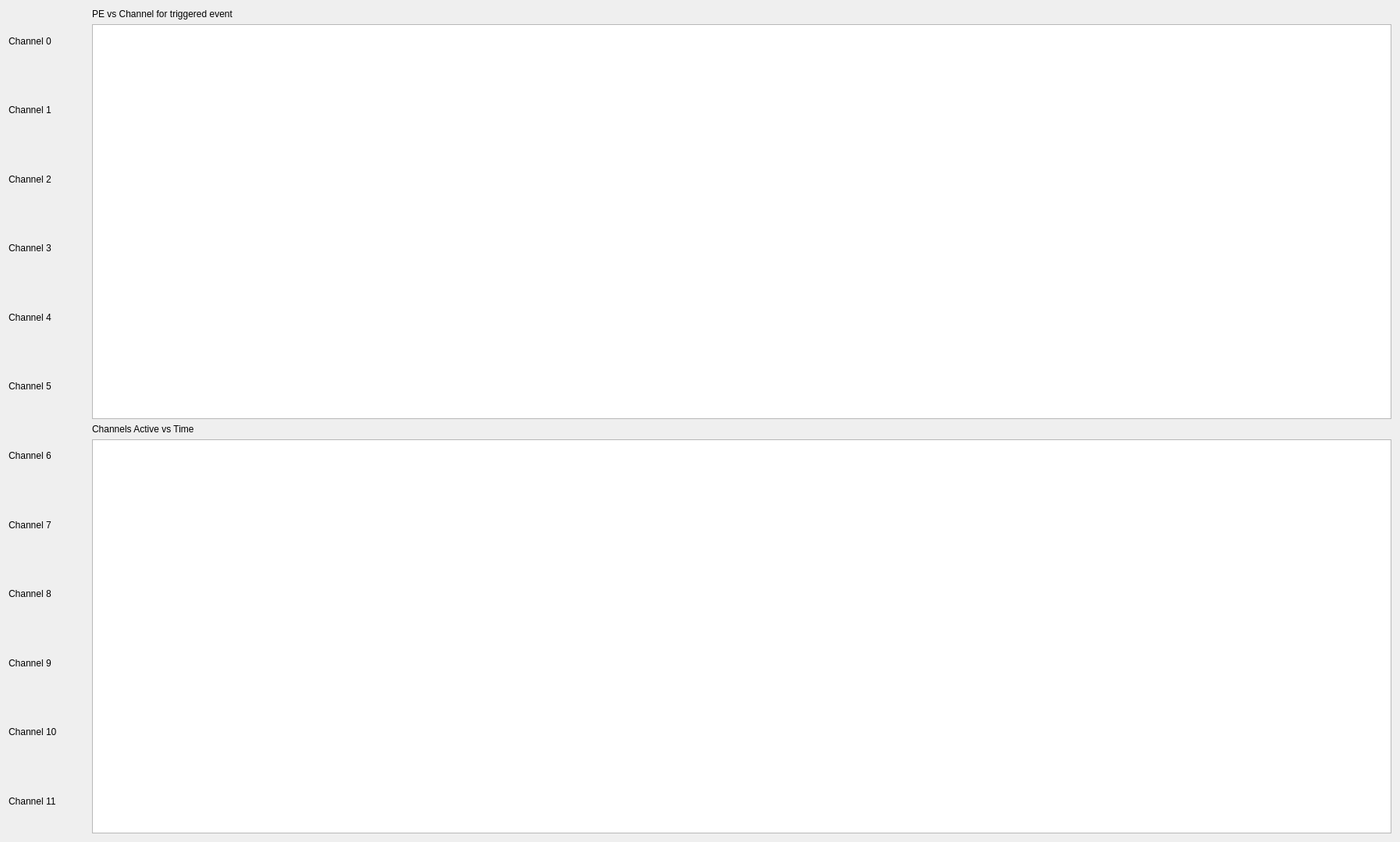
<?xml version="1.0" encoding="UTF-8"?>
<ui version="4.0">
 <class>Form</class>
 <widget class="QWidget" name="Form">
  <property name="geometry">
   <rect>
    <x>0</x>
    <y>0</y>
    <width>1795</width>
    <height>1079</height>
   </rect>
  </property>
  <property name="windowTitle">
   <string>Form</string>
  </property>
  <layout class="QHBoxLayout" name="horizontalLayout_2">
   <item>
    <layout class="QGridLayout" name="gridLayout">
     <item row="0" column="1">
      <widget class="PyDMByteIndicator" name="PyDMByteIndicator">
       <property name="minimumSize">
        <size>
         <width>20</width>
         <height>20</height>
        </size>
       </property>
       <property name="toolTip">
        <string/>
       </property>
       <property name="alarmSensitiveContent" stdset="0">
        <bool>false</bool>
       </property>
       <property name="alarmSensitiveBorder" stdset="0">
        <bool>true</bool>
       </property>
       <property name="PyDMToolTip" stdset="0">
        <string/>
       </property>
       <property name="channel" stdset="0">
        <string>rogue://0/root.TsDaqDataReceiver.Chnl[0]</string>
       </property>
       <property name="showLabels" stdset="0">
        <bool>false</bool>
       </property>
       <property name="bigEndian" stdset="0">
        <bool>false</bool>
       </property>
       <property name="circles" stdset="0">
        <bool>true</bool>
       </property>
       <property name="numBits" stdset="0">
        <number>1</number>
       </property>
       <property name="shift" stdset="0">
        <number>0</number>
       </property>
       <property name="labels" stdset="0">
        <stringlist>
         <string>Bit 0</string>
        </stringlist>
       </property>
      </widget>
     </item>
     <item row="3" column="0">
      <widget class="QLabel" name="label_3">
       <property name="text">
        <string>Channel 3</string>
       </property>
      </widget>
     </item>
     <item row="1" column="0">
      <widget class="QLabel" name="channel2Label">
       <property name="text">
        <string>Channel 1</string>
       </property>
      </widget>
     </item>
     <item row="9" column="0">
      <widget class="QLabel" name="label_9">
       <property name="text">
        <string>Channel 9</string>
       </property>
      </widget>
     </item>
     <item row="7" column="0">
      <widget class="QLabel" name="label_7">
       <property name="text">
        <string>Channel 7</string>
       </property>
      </widget>
     </item>
     <item row="2" column="1">
      <widget class="PyDMByteIndicator" name="PyDMByteIndicator_3">
       <property name="minimumSize">
        <size>
         <width>20</width>
         <height>20</height>
        </size>
       </property>
       <property name="toolTip">
        <string/>
       </property>
       <property name="alarmSensitiveContent" stdset="0">
        <bool>false</bool>
       </property>
       <property name="alarmSensitiveBorder" stdset="0">
        <bool>true</bool>
       </property>
       <property name="PyDMToolTip" stdset="0">
        <string/>
       </property>
       <property name="channel" stdset="0">
        <string>rogue://0/root.TsDaqDataReceiver.Chnl[2]</string>
       </property>
       <property name="showLabels" stdset="0">
        <bool>false</bool>
       </property>
       <property name="bigEndian" stdset="0">
        <bool>false</bool>
       </property>
       <property name="circles" stdset="0">
        <bool>true</bool>
       </property>
       <property name="numBits" stdset="0">
        <number>1</number>
       </property>
       <property name="shift" stdset="0">
        <number>0</number>
       </property>
       <property name="labels" stdset="0">
        <stringlist>
         <string>Bit 0</string>
        </stringlist>
       </property>
      </widget>
     </item>
     <item row="7" column="1">
      <widget class="PyDMByteIndicator" name="PyDMByteIndicator_8">
       <property name="minimumSize">
        <size>
         <width>20</width>
         <height>20</height>
        </size>
       </property>
       <property name="toolTip">
        <string/>
       </property>
       <property name="alarmSensitiveContent" stdset="0">
        <bool>false</bool>
       </property>
       <property name="alarmSensitiveBorder" stdset="0">
        <bool>true</bool>
       </property>
       <property name="PyDMToolTip" stdset="0">
        <string/>
       </property>
       <property name="channel" stdset="0">
        <string>rogue://0/root.TsDaqDataReceiver.Chnl[7]</string>
       </property>
       <property name="showLabels" stdset="0">
        <bool>false</bool>
       </property>
       <property name="bigEndian" stdset="0">
        <bool>false</bool>
       </property>
       <property name="circles" stdset="0">
        <bool>true</bool>
       </property>
       <property name="numBits" stdset="0">
        <number>1</number>
       </property>
       <property name="shift" stdset="0">
        <number>0</number>
       </property>
       <property name="labels" stdset="0">
        <stringlist>
         <string>Bit 0</string>
        </stringlist>
       </property>
      </widget>
     </item>
     <item row="8" column="0">
      <widget class="QLabel" name="label_8">
       <property name="text">
        <string>Channel 8</string>
       </property>
      </widget>
     </item>
     <item row="2" column="0">
      <widget class="QLabel" name="channel3Label">
       <property name="text">
        <string>Channel 2</string>
       </property>
      </widget>
     </item>
     <item row="4" column="0">
      <widget class="QLabel" name="label_4">
       <property name="text">
        <string>Channel 4</string>
       </property>
      </widget>
     </item>
     <item row="9" column="1">
      <widget class="PyDMByteIndicator" name="PyDMByteIndicator_10">
       <property name="minimumSize">
        <size>
         <width>20</width>
         <height>20</height>
        </size>
       </property>
       <property name="toolTip">
        <string/>
       </property>
       <property name="alarmSensitiveContent" stdset="0">
        <bool>false</bool>
       </property>
       <property name="alarmSensitiveBorder" stdset="0">
        <bool>true</bool>
       </property>
       <property name="PyDMToolTip" stdset="0">
        <string/>
       </property>
       <property name="channel" stdset="0">
        <string>rogue://0/root.TsDaqDataReceiver.Chnl[9]</string>
       </property>
       <property name="showLabels" stdset="0">
        <bool>false</bool>
       </property>
       <property name="bigEndian" stdset="0">
        <bool>false</bool>
       </property>
       <property name="circles" stdset="0">
        <bool>true</bool>
       </property>
       <property name="numBits" stdset="0">
        <number>1</number>
       </property>
       <property name="shift" stdset="0">
        <number>0</number>
       </property>
       <property name="labels" stdset="0">
        <stringlist>
         <string>Bit 0</string>
        </stringlist>
       </property>
      </widget>
     </item>
     <item row="5" column="0">
      <widget class="QLabel" name="label_5">
       <property name="text">
        <string>Channel 5</string>
       </property>
      </widget>
     </item>
     <item row="6" column="0">
      <widget class="QLabel" name="label_6">
       <property name="text">
        <string>Channel 6</string>
       </property>
      </widget>
     </item>
     <item row="11" column="0">
      <widget class="QLabel" name="label_11">
       <property name="text">
        <string>Channel 11</string>
       </property>
      </widget>
     </item>
     <item row="11" column="1">
      <widget class="PyDMByteIndicator" name="PyDMByteIndicator_12">
       <property name="minimumSize">
        <size>
         <width>20</width>
         <height>20</height>
        </size>
       </property>
       <property name="toolTip">
        <string/>
       </property>
       <property name="alarmSensitiveContent" stdset="0">
        <bool>false</bool>
       </property>
       <property name="alarmSensitiveBorder" stdset="0">
        <bool>true</bool>
       </property>
       <property name="PyDMToolTip" stdset="0">
        <string/>
       </property>
       <property name="channel" stdset="0">
        <string>rogue://0/root.TsDaqDataReceiver.Chnl[11]</string>
       </property>
       <property name="showLabels" stdset="0">
        <bool>false</bool>
       </property>
       <property name="bigEndian" stdset="0">
        <bool>false</bool>
       </property>
       <property name="circles" stdset="0">
        <bool>true</bool>
       </property>
       <property name="numBits" stdset="0">
        <number>1</number>
       </property>
       <property name="shift" stdset="0">
        <number>0</number>
       </property>
       <property name="labels" stdset="0">
        <stringlist>
         <string>Bit 0</string>
        </stringlist>
       </property>
      </widget>
     </item>
     <item row="4" column="1">
      <widget class="PyDMByteIndicator" name="PyDMByteIndicator_5">
       <property name="minimumSize">
        <size>
         <width>20</width>
         <height>20</height>
        </size>
       </property>
       <property name="toolTip">
        <string/>
       </property>
       <property name="alarmSensitiveContent" stdset="0">
        <bool>false</bool>
       </property>
       <property name="alarmSensitiveBorder" stdset="0">
        <bool>true</bool>
       </property>
       <property name="PyDMToolTip" stdset="0">
        <string/>
       </property>
       <property name="channel" stdset="0">
        <string>rogue://0/root.TsDaqDataReceiver.Chnl[4]</string>
       </property>
       <property name="showLabels" stdset="0">
        <bool>false</bool>
       </property>
       <property name="bigEndian" stdset="0">
        <bool>false</bool>
       </property>
       <property name="circles" stdset="0">
        <bool>true</bool>
       </property>
       <property name="numBits" stdset="0">
        <number>1</number>
       </property>
       <property name="shift" stdset="0">
        <number>0</number>
       </property>
       <property name="labels" stdset="0">
        <stringlist>
         <string>Bit 0</string>
        </stringlist>
       </property>
      </widget>
     </item>
     <item row="10" column="0">
      <widget class="QLabel" name="label_10">
       <property name="text">
        <string>Channel 10</string>
       </property>
      </widget>
     </item>
     <item row="0" column="0">
      <widget class="QLabel" name="helloLabel">
       <property name="text">
        <string>Channel 0</string>
       </property>
      </widget>
     </item>
     <item row="3" column="1">
      <widget class="PyDMByteIndicator" name="PyDMByteIndicator_4">
       <property name="minimumSize">
        <size>
         <width>20</width>
         <height>20</height>
        </size>
       </property>
       <property name="toolTip">
        <string/>
       </property>
       <property name="alarmSensitiveContent" stdset="0">
        <bool>false</bool>
       </property>
       <property name="alarmSensitiveBorder" stdset="0">
        <bool>true</bool>
       </property>
       <property name="PyDMToolTip" stdset="0">
        <string/>
       </property>
       <property name="channel" stdset="0">
        <string>rogue://0/root.TsDaqDataReceiver.Chnl[3]</string>
       </property>
       <property name="showLabels" stdset="0">
        <bool>false</bool>
       </property>
       <property name="bigEndian" stdset="0">
        <bool>false</bool>
       </property>
       <property name="circles" stdset="0">
        <bool>true</bool>
       </property>
       <property name="numBits" stdset="0">
        <number>1</number>
       </property>
       <property name="shift" stdset="0">
        <number>0</number>
       </property>
       <property name="labels" stdset="0">
        <stringlist>
         <string>Bit 0</string>
        </stringlist>
       </property>
      </widget>
     </item>
     <item row="5" column="1">
      <widget class="PyDMByteIndicator" name="PyDMByteIndicator_6">
       <property name="minimumSize">
        <size>
         <width>20</width>
         <height>20</height>
        </size>
       </property>
       <property name="toolTip">
        <string/>
       </property>
       <property name="alarmSensitiveContent" stdset="0">
        <bool>false</bool>
       </property>
       <property name="alarmSensitiveBorder" stdset="0">
        <bool>true</bool>
       </property>
       <property name="PyDMToolTip" stdset="0">
        <string/>
       </property>
       <property name="channel" stdset="0">
        <string>rogue://0/root.TsDaqDataReceiver.Chnl[5]</string>
       </property>
       <property name="showLabels" stdset="0">
        <bool>false</bool>
       </property>
       <property name="bigEndian" stdset="0">
        <bool>false</bool>
       </property>
       <property name="circles" stdset="0">
        <bool>true</bool>
       </property>
       <property name="numBits" stdset="0">
        <number>1</number>
       </property>
       <property name="shift" stdset="0">
        <number>0</number>
       </property>
       <property name="labels" stdset="0">
        <stringlist>
         <string>Bit 0</string>
        </stringlist>
       </property>
      </widget>
     </item>
     <item row="8" column="1">
      <widget class="PyDMByteIndicator" name="PyDMByteIndicator_9">
       <property name="minimumSize">
        <size>
         <width>20</width>
         <height>20</height>
        </size>
       </property>
       <property name="toolTip">
        <string/>
       </property>
       <property name="alarmSensitiveContent" stdset="0">
        <bool>false</bool>
       </property>
       <property name="alarmSensitiveBorder" stdset="0">
        <bool>true</bool>
       </property>
       <property name="PyDMToolTip" stdset="0">
        <string/>
       </property>
       <property name="channel" stdset="0">
        <string>rogue://0/root.TsDaqDataReceiver.Chnl[8]</string>
       </property>
       <property name="showLabels" stdset="0">
        <bool>false</bool>
       </property>
       <property name="bigEndian" stdset="0">
        <bool>false</bool>
       </property>
       <property name="circles" stdset="0">
        <bool>true</bool>
       </property>
       <property name="numBits" stdset="0">
        <number>1</number>
       </property>
       <property name="shift" stdset="0">
        <number>0</number>
       </property>
       <property name="labels" stdset="0">
        <stringlist>
         <string>Bit 0</string>
        </stringlist>
       </property>
      </widget>
     </item>
     <item row="10" column="1">
      <widget class="PyDMByteIndicator" name="PyDMByteIndicator_11">
       <property name="minimumSize">
        <size>
         <width>20</width>
         <height>20</height>
        </size>
       </property>
       <property name="toolTip">
        <string/>
       </property>
       <property name="alarmSensitiveContent" stdset="0">
        <bool>false</bool>
       </property>
       <property name="alarmSensitiveBorder" stdset="0">
        <bool>true</bool>
       </property>
       <property name="PyDMToolTip" stdset="0">
        <string/>
       </property>
       <property name="channel" stdset="0">
        <string>rogue://0/root.TsDaqDataReceiver.Chnl[10]</string>
       </property>
       <property name="showLabels" stdset="0">
        <bool>false</bool>
       </property>
       <property name="bigEndian" stdset="0">
        <bool>false</bool>
       </property>
       <property name="circles" stdset="0">
        <bool>true</bool>
       </property>
       <property name="numBits" stdset="0">
        <number>1</number>
       </property>
       <property name="shift" stdset="0">
        <number>0</number>
       </property>
       <property name="labels" stdset="0">
        <stringlist>
         <string>Bit 0</string>
        </stringlist>
       </property>
      </widget>
     </item>
     <item row="6" column="1">
      <widget class="PyDMByteIndicator" name="PyDMByteIndicator_7">
       <property name="minimumSize">
        <size>
         <width>20</width>
         <height>20</height>
        </size>
       </property>
       <property name="toolTip">
        <string/>
       </property>
       <property name="alarmSensitiveContent" stdset="0">
        <bool>false</bool>
       </property>
       <property name="alarmSensitiveBorder" stdset="0">
        <bool>true</bool>
       </property>
       <property name="PyDMToolTip" stdset="0">
        <string/>
       </property>
       <property name="channel" stdset="0">
        <string>rogue://0/root.TsDaqDataReceiver.Chnl[6]</string>
       </property>
       <property name="showLabels" stdset="0">
        <bool>false</bool>
       </property>
       <property name="bigEndian" stdset="0">
        <bool>false</bool>
       </property>
       <property name="circles" stdset="0">
        <bool>true</bool>
       </property>
       <property name="numBits" stdset="0">
        <number>1</number>
       </property>
       <property name="shift" stdset="0">
        <number>0</number>
       </property>
       <property name="labels" stdset="0">
        <stringlist>
         <string>Bit 0</string>
        </stringlist>
       </property>
      </widget>
     </item>
     <item row="1" column="1">
      <widget class="PyDMByteIndicator" name="PyDMByteIndicator_2">
       <property name="minimumSize">
        <size>
         <width>20</width>
         <height>20</height>
        </size>
       </property>
       <property name="toolTip">
        <string/>
       </property>
       <property name="alarmSensitiveContent" stdset="0">
        <bool>false</bool>
       </property>
       <property name="alarmSensitiveBorder" stdset="0">
        <bool>true</bool>
       </property>
       <property name="PyDMToolTip" stdset="0">
        <string/>
       </property>
       <property name="channel" stdset="0">
        <string>rogue://0/root.TsDaqDataReceiver.Chnl[1]</string>
       </property>
       <property name="showLabels" stdset="0">
        <bool>false</bool>
       </property>
       <property name="bigEndian" stdset="0">
        <bool>false</bool>
       </property>
       <property name="circles" stdset="0">
        <bool>true</bool>
       </property>
       <property name="numBits" stdset="0">
        <number>1</number>
       </property>
       <property name="shift" stdset="0">
        <number>0</number>
       </property>
       <property name="labels" stdset="0">
        <stringlist>
         <string>Bit 0</string>
        </stringlist>
       </property>
      </widget>
     </item>
     <item row="0" column="2">
      <widget class="PyDMLabel" name="PyDMLabel_2">
       <property name="toolTip">
        <string/>
       </property>
       <property name="precision" stdset="0">
        <number>0</number>
       </property>
       <property name="showUnits" stdset="0">
        <bool>false</bool>
       </property>
       <property name="precisionFromPV" stdset="0">
        <bool>true</bool>
       </property>
       <property name="alarmSensitiveContent" stdset="0">
        <bool>false</bool>
       </property>
       <property name="alarmSensitiveBorder" stdset="0">
        <bool>true</bool>
       </property>
       <property name="PyDMToolTip" stdset="0">
        <string/>
       </property>
       <property name="channel" stdset="0">
        <string>rogue://0/root.TsDaqDataReceiver.ChnlVal[0]</string>
       </property>
       <property name="enableRichText" stdset="0">
        <bool>false</bool>
       </property>
      </widget>
     </item>
     <item row="1" column="2">
      <widget class="PyDMLabel" name="PyDMLabel_3">
       <property name="toolTip">
        <string/>
       </property>
       <property name="precision" stdset="0">
        <number>0</number>
       </property>
       <property name="showUnits" stdset="0">
        <bool>false</bool>
       </property>
       <property name="precisionFromPV" stdset="0">
        <bool>true</bool>
       </property>
       <property name="alarmSensitiveContent" stdset="0">
        <bool>false</bool>
       </property>
       <property name="alarmSensitiveBorder" stdset="0">
        <bool>true</bool>
       </property>
       <property name="PyDMToolTip" stdset="0">
        <string/>
       </property>
       <property name="channel" stdset="0">
        <string>rogue://0/root.TsDaqDataReceiver.ChnlVal[1]</string>
       </property>
       <property name="enableRichText" stdset="0">
        <bool>false</bool>
       </property>
      </widget>
     </item>
     <item row="2" column="2">
      <widget class="PyDMLabel" name="PyDMLabel_4">
       <property name="toolTip">
        <string/>
       </property>
       <property name="precision" stdset="0">
        <number>0</number>
       </property>
       <property name="showUnits" stdset="0">
        <bool>false</bool>
       </property>
       <property name="precisionFromPV" stdset="0">
        <bool>true</bool>
       </property>
       <property name="alarmSensitiveContent" stdset="0">
        <bool>false</bool>
       </property>
       <property name="alarmSensitiveBorder" stdset="0">
        <bool>true</bool>
       </property>
       <property name="PyDMToolTip" stdset="0">
        <string/>
       </property>
       <property name="channel" stdset="0">
        <string>rogue://0/root.TsDaqDataReceiver.ChnlVal[2]</string>
       </property>
       <property name="enableRichText" stdset="0">
        <bool>false</bool>
       </property>
      </widget>
     </item>
     <item row="3" column="2">
      <widget class="PyDMLabel" name="PyDMLabel_5">
       <property name="toolTip">
        <string/>
       </property>
       <property name="precision" stdset="0">
        <number>0</number>
       </property>
       <property name="showUnits" stdset="0">
        <bool>false</bool>
       </property>
       <property name="precisionFromPV" stdset="0">
        <bool>true</bool>
       </property>
       <property name="alarmSensitiveContent" stdset="0">
        <bool>false</bool>
       </property>
       <property name="alarmSensitiveBorder" stdset="0">
        <bool>true</bool>
       </property>
       <property name="PyDMToolTip" stdset="0">
        <string/>
       </property>
       <property name="channel" stdset="0">
        <string>rogue://0/root.TsDaqDataReceiver.ChnlVal[3]</string>
       </property>
       <property name="enableRichText" stdset="0">
        <bool>false</bool>
       </property>
      </widget>
     </item>
     <item row="4" column="2">
      <widget class="PyDMLabel" name="PyDMLabel_6">
       <property name="toolTip">
        <string/>
       </property>
       <property name="precision" stdset="0">
        <number>0</number>
       </property>
       <property name="showUnits" stdset="0">
        <bool>false</bool>
       </property>
       <property name="precisionFromPV" stdset="0">
        <bool>true</bool>
       </property>
       <property name="alarmSensitiveContent" stdset="0">
        <bool>false</bool>
       </property>
       <property name="alarmSensitiveBorder" stdset="0">
        <bool>true</bool>
       </property>
       <property name="PyDMToolTip" stdset="0">
        <string/>
       </property>
       <property name="channel" stdset="0">
        <string>rogue://0/root.TsDaqDataReceiver.ChnlVal[4]</string>
       </property>
       <property name="enableRichText" stdset="0">
        <bool>false</bool>
       </property>
      </widget>
     </item>
     <item row="5" column="2">
      <widget class="PyDMLabel" name="PyDMLabel_7">
       <property name="toolTip">
        <string/>
       </property>
       <property name="precision" stdset="0">
        <number>0</number>
       </property>
       <property name="showUnits" stdset="0">
        <bool>false</bool>
       </property>
       <property name="precisionFromPV" stdset="0">
        <bool>true</bool>
       </property>
       <property name="alarmSensitiveContent" stdset="0">
        <bool>false</bool>
       </property>
       <property name="alarmSensitiveBorder" stdset="0">
        <bool>true</bool>
       </property>
       <property name="PyDMToolTip" stdset="0">
        <string/>
       </property>
       <property name="channel" stdset="0">
        <string>rogue://0/root.TsDaqDataReceiver.ChnlVal[5]</string>
       </property>
       <property name="enableRichText" stdset="0">
        <bool>false</bool>
       </property>
      </widget>
     </item>
     <item row="6" column="2">
      <widget class="PyDMLabel" name="PyDMLabel_8">
       <property name="toolTip">
        <string/>
       </property>
       <property name="precision" stdset="0">
        <number>0</number>
       </property>
       <property name="showUnits" stdset="0">
        <bool>false</bool>
       </property>
       <property name="precisionFromPV" stdset="0">
        <bool>true</bool>
       </property>
       <property name="alarmSensitiveContent" stdset="0">
        <bool>false</bool>
       </property>
       <property name="alarmSensitiveBorder" stdset="0">
        <bool>true</bool>
       </property>
       <property name="PyDMToolTip" stdset="0">
        <string/>
       </property>
       <property name="channel" stdset="0">
        <string>rogue://0/root.TsDaqDataReceiver.ChnlVal[6]</string>
       </property>
       <property name="enableRichText" stdset="0">
        <bool>false</bool>
       </property>
      </widget>
     </item>
     <item row="7" column="2">
      <widget class="PyDMLabel" name="PyDMLabel_9">
       <property name="toolTip">
        <string/>
       </property>
       <property name="precision" stdset="0">
        <number>0</number>
       </property>
       <property name="showUnits" stdset="0">
        <bool>false</bool>
       </property>
       <property name="precisionFromPV" stdset="0">
        <bool>true</bool>
       </property>
       <property name="alarmSensitiveContent" stdset="0">
        <bool>false</bool>
       </property>
       <property name="alarmSensitiveBorder" stdset="0">
        <bool>true</bool>
       </property>
       <property name="PyDMToolTip" stdset="0">
        <string/>
       </property>
       <property name="channel" stdset="0">
        <string>rogue://0/root.TsDaqDataReceiver.ChnlVal[7]</string>
       </property>
       <property name="enableRichText" stdset="0">
        <bool>false</bool>
       </property>
      </widget>
     </item>
     <item row="8" column="2">
      <widget class="PyDMLabel" name="PyDMLabel_10">
       <property name="toolTip">
        <string/>
       </property>
       <property name="precision" stdset="0">
        <number>0</number>
       </property>
       <property name="showUnits" stdset="0">
        <bool>false</bool>
       </property>
       <property name="precisionFromPV" stdset="0">
        <bool>true</bool>
       </property>
       <property name="alarmSensitiveContent" stdset="0">
        <bool>false</bool>
       </property>
       <property name="alarmSensitiveBorder" stdset="0">
        <bool>true</bool>
       </property>
       <property name="PyDMToolTip" stdset="0">
        <string/>
       </property>
       <property name="channel" stdset="0">
        <string>rogue://0/root.TsDaqDataReceiver.ChnlVal[8]</string>
       </property>
       <property name="enableRichText" stdset="0">
        <bool>false</bool>
       </property>
      </widget>
     </item>
     <item row="9" column="2">
      <widget class="PyDMLabel" name="PyDMLabel_11">
       <property name="toolTip">
        <string/>
       </property>
       <property name="precision" stdset="0">
        <number>0</number>
       </property>
       <property name="showUnits" stdset="0">
        <bool>false</bool>
       </property>
       <property name="precisionFromPV" stdset="0">
        <bool>true</bool>
       </property>
       <property name="alarmSensitiveContent" stdset="0">
        <bool>false</bool>
       </property>
       <property name="alarmSensitiveBorder" stdset="0">
        <bool>true</bool>
       </property>
       <property name="PyDMToolTip" stdset="0">
        <string/>
       </property>
       <property name="channel" stdset="0">
        <string>rogue://0/root.TsDaqDataReceiver.ChnlVal[9]</string>
       </property>
       <property name="enableRichText" stdset="0">
        <bool>false</bool>
       </property>
      </widget>
     </item>
     <item row="10" column="2">
      <widget class="PyDMLabel" name="PyDMLabel_12">
       <property name="toolTip">
        <string/>
       </property>
       <property name="precision" stdset="0">
        <number>0</number>
       </property>
       <property name="showUnits" stdset="0">
        <bool>false</bool>
       </property>
       <property name="precisionFromPV" stdset="0">
        <bool>true</bool>
       </property>
       <property name="alarmSensitiveContent" stdset="0">
        <bool>false</bool>
       </property>
       <property name="alarmSensitiveBorder" stdset="0">
        <bool>true</bool>
       </property>
       <property name="PyDMToolTip" stdset="0">
        <string/>
       </property>
       <property name="channel" stdset="0">
        <string>rogue://0/root.TsDaqDataReceiver.ChnlVal[10]</string>
       </property>
       <property name="enableRichText" stdset="0">
        <bool>false</bool>
       </property>
      </widget>
     </item>
     <item row="11" column="2">
      <widget class="PyDMLabel" name="PyDMLabel_13">
       <property name="toolTip">
        <string/>
       </property>
       <property name="precision" stdset="0">
        <number>0</number>
       </property>
       <property name="showUnits" stdset="0">
        <bool>false</bool>
       </property>
       <property name="precisionFromPV" stdset="0">
        <bool>true</bool>
       </property>
       <property name="alarmSensitiveContent" stdset="0">
        <bool>false</bool>
       </property>
       <property name="alarmSensitiveBorder" stdset="0">
        <bool>true</bool>
       </property>
       <property name="PyDMToolTip" stdset="0">
        <string/>
       </property>
       <property name="channel" stdset="0">
        <string>rogue://0/root.TsDaqDataReceiver.ChnlVal[11]</string>
       </property>
       <property name="enableRichText" stdset="0">
        <bool>false</bool>
       </property>
      </widget>
     </item>
    </layout>
   </item>
   <item>
    <layout class="QVBoxLayout" name="verticalLayout">
     <item>
      <widget class="QLabel" name="label">
       <property name="text">
        <string>PE vs Channel for triggered event</string>
       </property>
      </widget>
     </item>
     <item>
      <widget class="PyDMWaveformPlot" name="PyDMWaveformPlot">
       <property name="minimumSize">
        <size>
         <width>1302</width>
         <height>0</height>
        </size>
       </property>
       <property name="toolTip">
        <string/>
       </property>
       <property name="autoFillBackground">
        <bool>false</bool>
       </property>
       <property name="backgroundColor">
        <color>
         <red>255</red>
         <green>255</green>
         <blue>255</blue>
        </color>
       </property>
       <property name="axisColor">
        <color>
         <red>0</red>
         <green>0</green>
         <blue>0</blue>
        </color>
       </property>
       <property name="yAxes">
        <stringlist>
         <string>{&quot;name&quot;: &quot;Axis 1&quot;, &quot;orientation&quot;: &quot;left&quot;, &quot;label&quot;: null, &quot;minRange&quot;: -7.0, &quot;maxRange&quot;: 357.0, &quot;autoRange&quot;: false, &quot;logMode&quot;: false}</string>
        </stringlist>
       </property>
       <property name="xLabels">
        <stringlist>
         <string>Channel Number</string>
        </stringlist>
       </property>
       <property name="maxRedrawRate" stdset="0">
        <number>10</number>
       </property>
       <property name="curves">
        <stringlist>
         <string>{&quot;y_channel&quot;: &quot;rogue://0/root.TsDaqDataReceiver.ChnlData&quot;, &quot;x_channel&quot;: &quot;rogue://0/root.TsDaqDataReceiver.ChannelBins&quot;, &quot;plot_style&quot;: &quot;Bar&quot;, &quot;name&quot;: &quot;PE&quot;, &quot;color&quot;: &quot;black&quot;, &quot;lineStyle&quot;: 1, &quot;lineWidth&quot;: 1, &quot;symbol&quot;: null, &quot;symbolSize&quot;: 10, &quot;yAxisName&quot;: &quot;Axis 1&quot;, &quot;barWidth&quot;: 1.0, &quot;upperThreshold&quot;: null, &quot;lowerThreshold&quot;: null, &quot;thresholdColor&quot;: &quot;black&quot;, &quot;redraw_mode&quot;: 2}</string>
        </stringlist>
       </property>
       <property name="autoRangeX">
        <bool>false</bool>
       </property>
       <property name="minXRange">
        <double>-0.500000000000000</double>
       </property>
       <property name="maxXRange">
        <double>11.500000000000000</double>
       </property>
       <property name="autoRangeY">
        <bool>false</bool>
       </property>
       <property name="maxYRange">
        <double>350.000000000000000</double>
       </property>
      </widget>
     </item>
     <item>
      <widget class="QLabel" name="label_2">
       <property name="text">
        <string>Channels Active vs Time</string>
       </property>
      </widget>
     </item>
     <item>
      <widget class="PyDMTimePlot" name="PyDMTimePlot">
       <property name="toolTip">
        <string/>
       </property>
       <property name="backgroundColor">
        <color>
         <red>255</red>
         <green>255</green>
         <blue>255</blue>
        </color>
       </property>
       <property name="axisColor">
        <color>
         <red>0</red>
         <green>0</green>
         <blue>0</blue>
        </color>
       </property>
       <property name="yAxes">
        <stringlist>
         <string>{&quot;name&quot;: &quot;Axis 1&quot;, &quot;orientation&quot;: &quot;left&quot;, &quot;label&quot;: null, &quot;minRange&quot;: -6.489599999999999, &quot;maxRange&quot;: 6.489599999999999, &quot;autoRange&quot;: true, &quot;logMode&quot;: false}</string>
        </stringlist>
       </property>
       <property name="curves">
        <stringlist>
         <string>{&quot;channel&quot;: &quot;rogue://0/root.TsDaqDataReceiver.ChannelActive&quot;, &quot;plot_style&quot;: &quot;Line&quot;, &quot;name&quot;: &quot;Channels Active&quot;, &quot;color&quot;: &quot;black&quot;, &quot;lineStyle&quot;: 2, &quot;lineWidth&quot;: 1, &quot;symbol&quot;: &quot;o&quot;, &quot;symbolSize&quot;: 10, &quot;yAxisName&quot;: &quot;Axis 1&quot;, &quot;barWidth&quot;: null, &quot;upperThreshold&quot;: null, &quot;lowerThreshold&quot;: null, &quot;thresholdColor&quot;: &quot;white&quot;}</string>
        </stringlist>
       </property>
       <property name="timeSpan">
        <double>30.000000000000000</double>
       </property>
      </widget>
     </item>
    </layout>
   </item>
  </layout>
 </widget>
 <customwidgets>
  <customwidget>
   <class>PyDMLabel</class>
   <extends>QLabel</extends>
   <header>pydm.widgets.label</header>
  </customwidget>
  <customwidget>
   <class>PyDMTimePlot</class>
   <extends>QGraphicsView</extends>
   <header>pydm.widgets.timeplot</header>
  </customwidget>
  <customwidget>
   <class>PyDMWaveformPlot</class>
   <extends>QGraphicsView</extends>
   <header>pydm.widgets.waveformplot</header>
  </customwidget>
  <customwidget>
   <class>PyDMByteIndicator</class>
   <extends>QWidget</extends>
   <header>pydm.widgets.byte</header>
  </customwidget>
 </customwidgets>
 <resources/>
 <connections/>
</ui>
